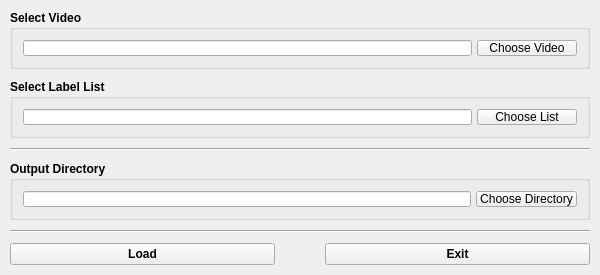
<?xml version="1.0" encoding="UTF-8"?>
<ui version="4.0">
 <class>MainLoader</class>
 <widget class="QMainWindow" name="MainLoader">
  <property name="geometry">
   <rect>
    <x>0</x>
    <y>0</y>
    <width>600</width>
    <height>275</height>
   </rect>
  </property>
  <property name="sizePolicy">
   <sizepolicy hsizetype="Preferred" vsizetype="Preferred">
    <horstretch>0</horstretch>
    <verstretch>0</verstretch>
   </sizepolicy>
  </property>
  <property name="minimumSize">
   <size>
    <width>600</width>
    <height>275</height>
   </size>
  </property>
  <property name="maximumSize">
   <size>
    <width>16777215</width>
    <height>275</height>
   </size>
  </property>
  <property name="windowTitle">
   <string>Manual Labelling File Loader</string>
  </property>
  <widget class="QWidget" name="loaderWidget">
   <layout class="QVBoxLayout" name="loaderLayout">
    <property name="spacing">
     <number>10</number>
    </property>
    <property name="leftMargin">
     <number>10</number>
    </property>
    <property name="topMargin">
     <number>10</number>
    </property>
    <property name="rightMargin">
     <number>10</number>
    </property>
    <property name="bottomMargin">
     <number>10</number>
    </property>
    <item>
     <widget class="QGroupBox" name="videoGroup">
      <property name="font">
       <font>
        <weight>75</weight>
        <bold>true</bold>
       </font>
      </property>
      <property name="title">
       <string>Select Video</string>
      </property>
      <layout class="QHBoxLayout" name="videoLayout">
       <property name="spacing">
        <number>5</number>
       </property>
       <property name="leftMargin">
        <number>10</number>
       </property>
       <property name="topMargin">
        <number>10</number>
       </property>
       <property name="rightMargin">
        <number>10</number>
       </property>
       <property name="bottomMargin">
        <number>10</number>
       </property>
       <item>
        <widget class="QLineEdit" name="videoPath">
         <property name="font">
          <font>
           <weight>50</weight>
           <bold>false</bold>
          </font>
         </property>
        </widget>
       </item>
       <item>
        <widget class="QPushButton" name="videoButton">
         <property name="minimumSize">
          <size>
           <width>100</width>
           <height>0</height>
          </size>
         </property>
         <property name="font">
          <font>
           <weight>50</weight>
           <bold>false</bold>
          </font>
         </property>
         <property name="text">
          <string>Choose Video</string>
         </property>
        </widget>
       </item>
      </layout>
     </widget>
    </item>
    <item>
     <widget class="QGroupBox" name="LabelGroup">
      <property name="font">
       <font>
        <weight>75</weight>
        <bold>true</bold>
       </font>
      </property>
      <property name="title">
       <string>Select Label List</string>
      </property>
      <layout class="QHBoxLayout" name="labelLayout">
       <property name="spacing">
        <number>5</number>
       </property>
       <property name="leftMargin">
        <number>10</number>
       </property>
       <property name="topMargin">
        <number>10</number>
       </property>
       <property name="rightMargin">
        <number>10</number>
       </property>
       <property name="bottomMargin">
        <number>10</number>
       </property>
       <item>
        <widget class="QLineEdit" name="labelPath">
         <property name="font">
          <font>
           <weight>50</weight>
           <bold>false</bold>
          </font>
         </property>
        </widget>
       </item>
       <item>
        <widget class="QPushButton" name="labelButton">
         <property name="minimumSize">
          <size>
           <width>100</width>
           <height>0</height>
          </size>
         </property>
         <property name="font">
          <font>
           <weight>50</weight>
           <bold>false</bold>
          </font>
         </property>
         <property name="text">
          <string>Choose List</string>
         </property>
        </widget>
       </item>
      </layout>
     </widget>
    </item>
    <item>
     <widget class="Line" name="upperLine">
      <property name="orientation">
       <enum>Qt::Horizontal</enum>
      </property>
     </widget>
    </item>
    <item>
     <widget class="QGroupBox" name="outputGroup">
      <property name="font">
       <font>
        <weight>75</weight>
        <bold>true</bold>
       </font>
      </property>
      <property name="title">
       <string>Output Directory</string>
      </property>
      <layout class="QHBoxLayout" name="horizontalLayout">
       <property name="spacing">
        <number>5</number>
       </property>
       <property name="leftMargin">
        <number>10</number>
       </property>
       <property name="topMargin">
        <number>10</number>
       </property>
       <property name="rightMargin">
        <number>10</number>
       </property>
       <property name="bottomMargin">
        <number>10</number>
       </property>
       <item>
        <widget class="QLineEdit" name="outputPath">
         <property name="font">
          <font>
           <weight>50</weight>
           <bold>false</bold>
          </font>
         </property>
        </widget>
       </item>
       <item>
        <widget class="QPushButton" name="outputButton">
         <property name="minimumSize">
          <size>
           <width>100</width>
           <height>0</height>
          </size>
         </property>
         <property name="font">
          <font>
           <weight>50</weight>
           <bold>false</bold>
          </font>
         </property>
         <property name="text">
          <string>Choose Directory</string>
         </property>
        </widget>
       </item>
      </layout>
     </widget>
    </item>
    <item>
     <widget class="Line" name="lowerLine">
      <property name="orientation">
       <enum>Qt::Horizontal</enum>
      </property>
     </widget>
    </item>
    <item>
     <layout class="QHBoxLayout" name="controlLayout">
      <property name="spacing">
       <number>50</number>
      </property>
      <property name="leftMargin">
       <number>0</number>
      </property>
      <property name="topMargin">
       <number>0</number>
      </property>
      <property name="rightMargin">
       <number>0</number>
      </property>
      <property name="bottomMargin">
       <number>0</number>
      </property>
      <item>
       <widget class="QPushButton" name="loadButton">
        <property name="font">
         <font>
          <weight>75</weight>
          <bold>true</bold>
         </font>
        </property>
        <property name="text">
         <string>Load</string>
        </property>
       </widget>
      </item>
      <item>
       <widget class="QPushButton" name="exitButton">
        <property name="font">
         <font>
          <weight>75</weight>
          <bold>true</bold>
         </font>
        </property>
        <property name="text">
         <string>Exit</string>
        </property>
       </widget>
      </item>
     </layout>
    </item>
   </layout>
  </widget>
 </widget>
 <resources/>
 <connections/>
</ui>
